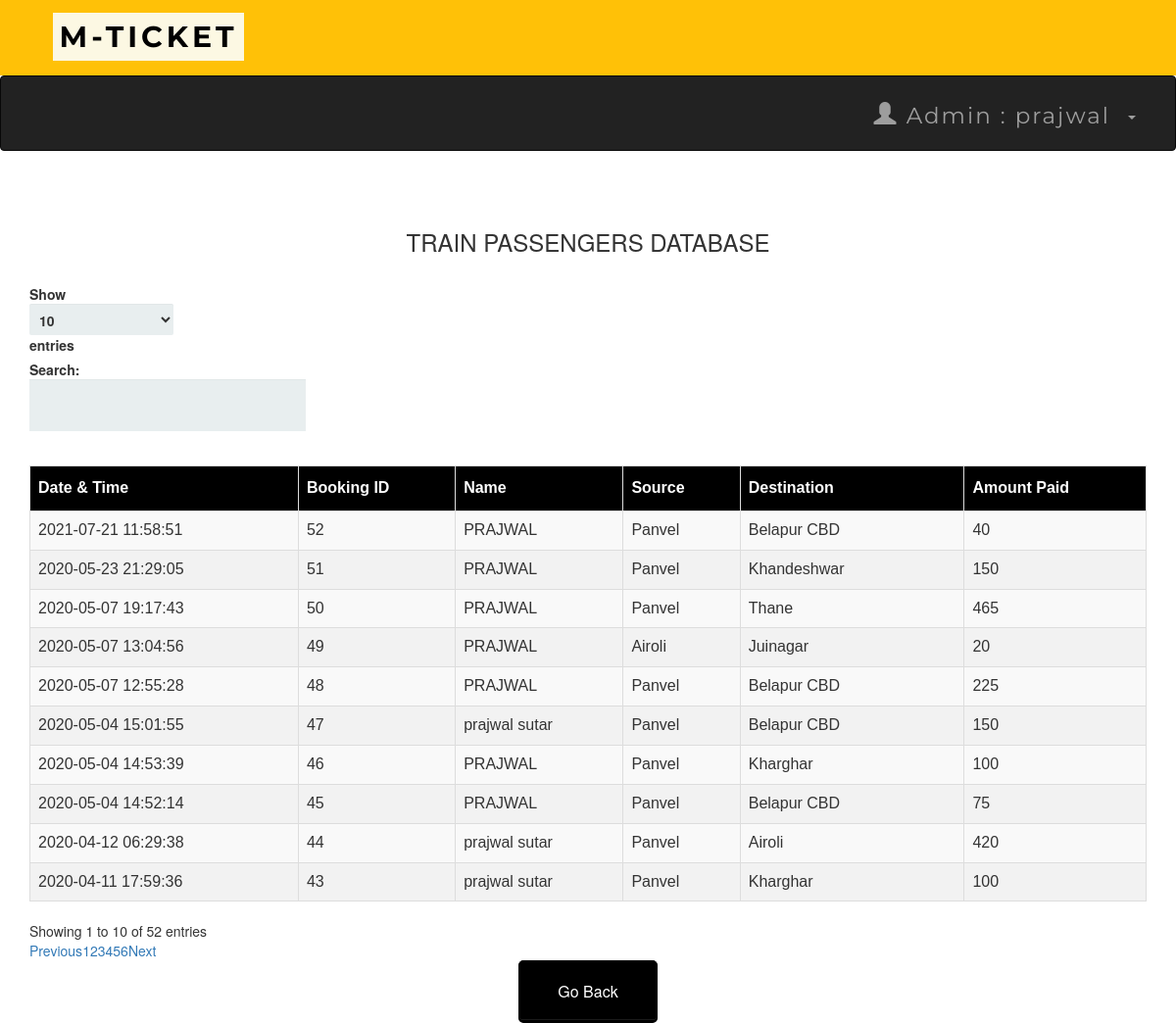
/admintraindb.php (signed in), run on the app's committed database.
### tables this page shows
CREATE TABLE `transactions` (
  `T_No.` int(10) NOT NULL,
  `email` varchar(50) NOT NULL,
  `source` varchar(50) NOT NULL,
  `dest` varchar(50) NOT NULL,
  `Name` varchar(50) NOT NULL,
  `Class` varchar(25) NOT NULL,
  `Type` varchar(25) NOT NULL,
  `NoOfpass` int(11) NOT NULL,
  `card_no` int(25) NOT NULL,
  `expmonth` int(2) NOT NULL,
  `expyear` int(2) NOT NULL,
  `cvv` int(3) NOT NULL,
  `pin` int(4) NOT NULL,
  `Date` datetime NOT NULL DEFAULT current_timestamp(),
  `Amt` int(10) NOT NULL,
  `Route` varchar(25) NOT NULL
);

### admintraindb.php (the view, shortened to what this page needs)
<?php
include 'connect.php' ;
include 'adminheader.php';
?>
 <!DOCTYPE html>
 <html>
 <link rel='stylesheet' href='index.css'>
      <head>
           <link rel="stylesheet" href="https://maxcdn.bootstrapcdn.com/bootstrap/3.3.6/css/bootstrap.min.css" />
           <link rel="stylesheet" href="https://cdn.datatables.net/1.10.12/css/dataTables.bootstrap.min.css" />
      </head>
      <body>
           <br /><br />
           <div class="container">
                <h3 align="center">TRAIN PASSENGERS DATABASE</h3>
                <br />
                <div class="table-responsive">
                     <table id="data" class="table table-striped table-bordered">
                          <thead>
                               <tr>
                                    <th> Date & Time</th>
                                    <th> Booking ID  </th>
                                    <th> Name </th>
                                    <th> Source </th>
                                    <th> Destination </th>
                                    <th> Amount Paid</th>
                               </tr>
                          </thead>
                          <tbody>
  <?php
   $result = mysqli_query($connect , "select * From transactions");
  while ($row = mysqli_fetch_assoc($result)):
  ?>
  <tr>
    <td><?php echo $row['Date']; ?></td>
    <td><?php echo $row['T_No.']; ?></td>
    <td><?php echo $row['Name']; ?></td>
    <td><?php echo $row['source']; ?></td>
    <td><?php echo $row['dest']; ?></td>
    <td><?php echo $row['Amt']; ?></td>
    </tr>
  <?php endwhile; ?>
</tbody>
                     </table>
                </div>
           </div>
      </body>
 </html>
<table align='center'>
<tr>
  <td><a href='admin.php'><button style="background-color: black ; border-color:black "  ><span style="color:white">Go Back </span> </button></a></td>
 </tr>

### index.css (style rules this page uses)
*, *:before, *:after { -moz-box-sizing: border-box; -webkit-box-sizing: border-box; box-sizing: border-box; }
a { text-decoration:none; }
td { text-align: center; }
button { padding: 19px 39px 18px 39px; color: #FFF; background-color: #a8db34; font-size: 18px; text-align: center; font-style: normal; border-radius: 5px; width: 100%; border: 1px solid #71db34; border-width: 1px 1px 3px; box-shadow: 0 -1px 0 rgba(255,255,255,0.1) inset; margin-bottom: 10px; }

### admintraindb.php (style rules this page uses)
table#data { font-size:16px; font-family: "Trebuchet MS", Arial, Helvetica, sans-serif; border-collapse: collapse; border-spacing: 0; width: 100%; }
#data td, #data th { border: 1px solid #ddd; text-align: left; padding: 8px; }
#data tr:nth-child(even) { background-color: #f2f2f2 }
#data th { padding-top: 11px; padding-bottom: 11px; background-color: black; color: white; }

### data on the page
transactions: Date "2020-04-11 17:59:36", value "43", Name "prajwal sutar", source "Panvel", dest "Kharghar", Amt "100"
transactions: Date "2020-04-12 06:29:38", value "44", Name "prajwal sutar", source "Panvel", dest "Airoli", Amt "420"
transactions: Date "2020-05-04 14:52:14", value "45", Name "PRAJWAL", source "Panvel", dest "Belapur CBD", Amt "75"
transactions: Date "2020-05-04 14:53:39", value "46", Name "PRAJWAL", source "Panvel", dest "Kharghar", Amt "100"
transactions: Date "2020-05-04 15:01:55", value "47", Name "prajwal sutar", source "Panvel", dest "Belapur CBD", Amt "150"
transactions: Date "2020-05-07 12:55:28", value "48", Name "PRAJWAL", source "Panvel", dest "Belapur CBD", Amt "225"
transactions: Date "2020-05-07 13:04:56", value "49", Name "PRAJWAL", source "Airoli", dest "Juinagar", Amt "20"
transactions: Date "2020-05-07 19:17:43", value "50", Name "PRAJWAL", source "Panvel", dest "Thane", Amt "465"
transactions: Date "2020-05-23 21:29:05", value "51", Name "PRAJWAL", source "Panvel", dest "Khandeshwar", Amt "150"
transactions: Date "2021-07-21 11:58:51", value "52", Name "PRAJWAL", source "Panvel", dest "Belapur CBD", Amt "40"

### other printed values
$_SESSION['name'] "prajwal"
